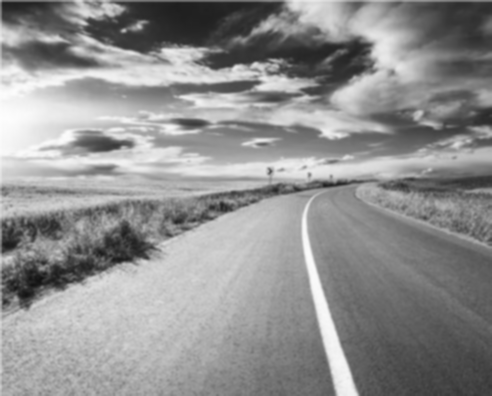
#> input picture PS-1/output/01_gray.png, 492 x 396 px
$ python lane_detection.py --input output/01_gray.png
#> lines starting #> are read from the running program, lines starting #| are printed output that depends on the picture; after the words box and inside, x2 and y2 are one past the last pixel; in counts of white or black regions, pixels touching at a corner belong together
"""
IVDC Autonomy Induction 2026 - PS 1, Part B
Lane Marking and Background Isolation

Input : input/road.jpg            (the road photo from the problem statement)
Output: output/final_bitmap.png   (lane region BLACK, everything else WHITE)
        output/01_... to 09_...   (intermediate images of every pipeline stage)

Pipeline
    1. Preprocessing      - Gaussian blur, grayscale, HSV
    2. Thresholding       - road mask (low saturation) + white-marking mask (top-hat)
    3. Contour filtering  - keep only long, thin bright blobs as lane markings
    4. Edge detection     - Canny
    5. Region of Interest - keep only the part of the image where the road can be
    6. Lane detection     - Hough transform -> line segments -> left / right boundary
    7. Boundary fitting   - fit a smooth curve x = f(y) through each boundary
    8. Lane region        - fill the area between the two boundaries, find its centre
    9. Final bitmap       - black lane on a white background

Which "lane" is this?
    The camera sits left of the solid white line, so the vehicle's own lane (the
    ego lane) runs from the LEFT ROAD EDGE (where asphalt meets grass - there is no
    painted line there) to the WHITE LINE. That region is painted black.

Run:  python lane_detection.py            (saves all images)
      python lane_detection.py --show     (also opens a window with the overview)

Only OpenCV, NumPy and Matplotlib are used. No pretrained models.
"""

import argparse
import sys
from pathlib import Path

import cv2
import numpy as np

# Folder this script lives in, so paths work no matter where you run it from
# (for example when VS Code runs it from the repository's top folder).
HERE = Path(__file__).resolve().parent

# ---------------------------------------------------------------------------
# Settings. These are the numbers you can experiment with.
# ---------------------------------------------------------------------------
BLUR_KERNEL = (5, 5)        # Gaussian blur size; bigger = smoother, but blurrier edges
CANNY_LOW, CANNY_HIGH = 50, 150   # Canny hysteresis thresholds

ROAD_MAX_SATURATION = 110   # asphalt is grey (saturation ~60); grass is ~190
MARKING_TOPHAT_MIN = 25     # how much brighter than its surroundings a marking must be
MARKING_MAX_SATURATION = 80 # lane paint is white, so it has low saturation
TOPHAT_KERNEL = 21          # must be wider than the painted line (in pixels)

MIN_MARKING_LENGTH = 40     # contour must be at least this long (pixels) ...
MIN_MARKING_ELONGATION = 4  # ... and this many times longer than it is wide

HORIZON_RATIO = 0.46        # rows above 46 % of the height are sky -> ignored

HOUGH_THRESHOLD = 20        # votes needed for a line
HOUGH_MIN_LENGTH = 20       # shortest segment to keep (pixels)
HOUGH_MAX_GAP = 15          # join segments separated by gaps up to this size

# Slope = dy/dx in image coordinates (y grows DOWNWARDS).
#  - The left road edge rises to the right   -> negative slope.
#  - The white line rises slightly to the left -> large positive slope.
LEFT_SLOPE_RANGE = (-2.0, -0.2)
RIGHT_MIN_SLOPE = 1.0
CURVE_MIN_SPAN = 150        # fit a curve (degree 2) only if points span this many rows

# Used ONLY if one boundary cannot be found: the assumed lane width at the bottom
# row, as a fraction of the image width. A forward camera's own lane usually
# fills about the whole width of the bottom of the picture.
LANE_WIDTH_AT_BOTTOM = 1.0


# ---------------------------------------------------------------------------
# 1. Preprocessing
# ---------------------------------------------------------------------------
def load_image(path):
    """Read an image from disk and stop with a clear message if that fails."""
    path = Path(path)
    if not path.exists():
        sys.exit(f"ERROR: input image not found: {path}\n"
                 f"Put the road photo at PS1_Computer_Vision/input/road.jpg "
                 f"or pass another file with --input.")
    img = cv2.imread(str(path))           # OpenCV loads colour images in BGR order
    if img is None:
        sys.exit(f"ERROR: {path} exists but could not be read as an image.")
    return img


def preprocess(img):
    """Blur to remove small noise, then make grayscale and HSV versions."""
    blurred = cv2.GaussianBlur(img, BLUR_KERNEL, 0)
    gray = cv2.cvtColor(blurred, cv2.COLOR_BGR2GRAY)
    hsv = cv2.cvtColor(blurred, cv2.COLOR_BGR2HSV)
    return blurred, gray, hsv


# ---------------------------------------------------------------------------
# 2. Thresholding
# ---------------------------------------------------------------------------
def road_mask_from_hsv(hsv):
    """
    Asphalt is grey, so its colour saturation (S in HSV) is low, while grass,
    crops and the blue sky are strongly coloured. Saturation barely changes when
    the scene gets brighter or darker, which makes this robust to lighting.
    """
    h, w = hsv.shape[:2]
    saturation = hsv[:, :, 1]
    mask = np.where(saturation < ROAD_MAX_SATURATION, 255, 0).astype(np.uint8)
    mask[: int(h * HORIZON_RATIO)] = 0        # nothing above the horizon is road

    # Morphology: "opening" removes small white specks, "closing" fills small holes.
    mask = cv2.morphologyEx(mask, cv2.MORPH_OPEN, np.ones((5, 5), np.uint8))
    mask = cv2.morphologyEx(mask, cv2.MORPH_CLOSE, np.ones((9, 9), np.uint8))

    # Keep only the largest connected white region: the road itself.
    count, labels, stats, _ = cv2.connectedComponentsWithStats(mask)
    if count > 1:
        largest = 1 + np.argmax(stats[1:, cv2.CC_STAT_AREA])
        mask = np.where(labels == largest, 255, 0).astype(np.uint8)
    return mask


def marking_mask_from_hsv(hsv):
    """
    Painted lines are thin and brighter than the road right next to them.
    A "top-hat" filter keeps exactly that: brightness minus a smoothed version
    of itself. A fixed threshold such as V > 215 failed when the image was made
    darker or brighter; the top-hat compares each pixel with its neighbourhood
    instead, so it keeps working.
    """
    h, w = hsv.shape[:2]
    saturation, value = hsv[:, :, 1], hsv[:, :, 2]
    kernel = cv2.getStructuringElement(cv2.MORPH_RECT, (TOPHAT_KERNEL, TOPHAT_KERNEL))
    tophat = cv2.morphologyEx(value, cv2.MORPH_TOPHAT, kernel)
    mask = (tophat > MARKING_TOPHAT_MIN) & (saturation < MARKING_MAX_SATURATION)
    mask = mask.astype(np.uint8) * 255
    mask[: int(h * HORIZON_RATIO)] = 0
    return mask


# ---------------------------------------------------------------------------
# 3. Contour filtering
# ---------------------------------------------------------------------------
def keep_line_shaped_contours(mask):
    """
    Find every white blob (contour) and keep only the long, thin ones, because
    a lane marking is a stripe, not a patch. minAreaRect gives the smallest
    rotated rectangle around the blob, so we can measure its length and width.
    """
    h, w = mask.shape
    contours, _ = cv2.findContours(mask, cv2.RETR_EXTERNAL, cv2.CHAIN_APPROX_SIMPLE)
    kept = np.zeros_like(mask)
    for contour in contours:
        _, (side_a, side_b), _ = cv2.minAreaRect(contour)
        length = max(side_a, side_b)
        width = max(min(side_a, side_b), 1.0)
        x, _, bw, _ = cv2.boundingRect(contour)
        touches_side = x <= 1 or x + bw >= w - 1      # filter artefacts at the image border
        if length >= MIN_MARKING_LENGTH and length / width >= MIN_MARKING_ELONGATION \
                and not touches_side:
            cv2.drawContours(kept, [contour], -1, 255, thickness=cv2.FILLED)
    return kept


# ---------------------------------------------------------------------------
# 5. Region of Interest
# ---------------------------------------------------------------------------
def region_of_interest(shape):
    """
    A polygon covering the lower part of the image, where the road can appear.
    Everything outside (sky, distant fields) is ignored. Corners are given as
    fractions of the image size, so it also works for other image sizes.
    """
    h, w = shape[:2]
    corners = np.array([[
        (0, h),
        (0, int(h * 0.70)),
        (int(w * 0.50), int(h * HORIZON_RATIO)),
        (int(w * 0.80), int(h * HORIZON_RATIO)),
        (w, int(h * 0.62)),
        (w, h),
    ]], dtype=np.int32)
    roi = np.zeros((h, w), dtype=np.uint8)
    cv2.fillPoly(roi, corners, 255)
    return roi, corners


# ---------------------------------------------------------------------------
# 6. Lane detection with the Hough transform
# ---------------------------------------------------------------------------
def hough_segments(edges):
    """Return line segments as an (N, 4) array of x1, y1, x2, y2 (or empty)."""
    lines = cv2.HoughLinesP(edges, 1, np.pi / 180, HOUGH_THRESHOLD,
                            minLineLength=HOUGH_MIN_LENGTH, maxLineGap=HOUGH_MAX_GAP)
    if lines is None:
        return np.empty((0, 4), dtype=int)
    return lines.reshape(-1, 4)   # works for OpenCV 4 (N,1,4) and OpenCV 5 (N,4)


def slope_of(segment):
    x1, y1, x2, y2 = segment
    if x2 == x1:
        return np.inf               # perfectly vertical segment
    return (y2 - y1) / (x2 - x1)


def split_left_right(border_segments, marking_segments, image_width):
    """
    Left boundary  = road/grass border segments with a negative slope.
    Right boundary = lane-marking segments with a steep positive slope.
    Segments lying on the image's left/right edge are dropped: they come from
    the road running out of the picture, not from a real boundary.
    """
    left, right = [], []
    for seg in border_segments:
        x1, _, x2, _ = seg
        if min(x1, x2) <= 2 or max(x1, x2) >= image_width - 3:
            continue
        if LEFT_SLOPE_RANGE[0] <= slope_of(seg) <= LEFT_SLOPE_RANGE[1]:
            left.append(seg)
    for seg in marking_segments:
        if slope_of(seg) >= RIGHT_MIN_SLOPE:
            right.append(seg)
    left, right = np.array(left).reshape(-1, 4), np.array(right).reshape(-1, 4)

    # A left-boundary segment must lie to the left of the white line.
    if len(left) and len(right):
        right_x_min = right[:, [0, 2]].min()
        left = left[left[:, [0, 2]].max(axis=1) < right_x_min]
    return left, right


# ---------------------------------------------------------------------------
# 7. Boundary fitting
# ---------------------------------------------------------------------------
def fit_boundary(segments):
    """
    Fit x = f(y) through the points of all segments on one side.
    We fit x as a function of y (not y of x) because lane lines are close to
    vertical in the image. If the points cover enough rows, a degree-2 curve
    follows the bend of the road; otherwise a straight line is safer.
    Returns (polynomial coefficients, lowest y with data) or None.
    """
    if len(segments) == 0:
        return None
    xs, ys = [], []
    for x1, y1, x2, y2 in segments:
        n = max(abs(int(y2) - int(y1)), abs(int(x2) - int(x1)), 2)
        xs.extend(np.linspace(x1, x2, n))
        ys.extend(np.linspace(y1, y2, n))
    xs, ys = np.array(xs), np.array(ys)
    degree = 2 if ys.max() - ys.min() >= CURVE_MIN_SPAN else 1
    coeffs = np.polyfit(ys, xs, degree)
    return coeffs, int(ys.min())


def assume_missing_boundary(fit, missing_side, height, width):
    """
    Bonus - missing boundary. ASSUMPTION: the lane has a constant real-world width.
    Because of perspective (Gate 5), a constant width looks narrower further
    away and shrinks to zero at the horizon. So in the image the lane width
    grows in a straight line from 0 at the horizon row to
    LANE_WIDTH_AT_BOTTOM x image width at the bottom row:

        width(y) = k * (y - y_horizon)

    and the missing boundary is the found one shifted sideways by width(y).
    """
    coeffs, top = fit
    y_horizon = height * HORIZON_RATIO
    k = LANE_WIDTH_AT_BOTTOM * width / (height - y_horizon)
    sign = 1 if missing_side == "right" else -1         # right side lies at larger x
    shift = np.array([sign * k, -sign * k * y_horizon])  # the line k*(y - y_horizon)
    return np.polyadd(coeffs, shift), top


# ---------------------------------------------------------------------------
# 8. Lane region and centre
# ---------------------------------------------------------------------------
def lane_polygon(left_fit, right_fit, height, width):
    """Walk from the bottom row upwards, collecting left and right x positions."""
    top = max(left_fit[1], right_fit[1])     # only as high as both sides have data
    ys = np.arange(height - 1, top - 1, -1)
    xl = np.polyval(left_fit[0], ys)
    xr = np.polyval(right_fit[0], ys)
    valid = xl < xr                          # stop if the boundaries ever cross
    ys, xl, xr = ys[valid], xl[valid], xr[valid]
    # The lane centre uses the TRUE boundary positions. Near the bottom the left
    # road edge lies outside the picture (negative x), and clipping it first
    # would bend the centre line.
    centre_x = np.clip((xl + xr) / 2, 0, width - 1)
    centre = np.column_stack([centre_x, ys]).astype(np.int32)
    # The polygon itself must stay inside the image.
    xl = np.clip(xl, 0, width - 1)
    xr = np.clip(xr, 0, width - 1)
    left_pts = np.column_stack([xl, ys])
    right_pts = np.column_stack([xr, ys])[::-1]
    polygon = np.vstack([left_pts, right_pts]).astype(np.int32)
    return polygon, centre


# ---------------------------------------------------------------------------
# The full pipeline
# ---------------------------------------------------------------------------
def detect_lane(img, missing=None):
    """
    Run every stage on one BGR image.
    `missing` ("left" or "right") deliberately throws one boundary away; it is
    only used by bonus_experiments.py to test the missing-boundary fallback.
    Returns a dictionary holding every intermediate result.
    """
    h, w = img.shape[:2]
    out = {"input": img}

    blurred, gray, hsv = preprocess(img)
    out.update(blurred=blurred, gray=gray, hsv=hsv)

    road = road_mask_from_hsv(hsv)
    marking_raw = marking_mask_from_hsv(hsv)
    marking = keep_line_shaped_contours(marking_raw)
    out.update(road_mask=road, marking_raw=marking_raw, marking=marking)

    edges = cv2.Canny(gray, CANNY_LOW, CANNY_HIGH)
    out["edges"] = edges

    roi, roi_corners = region_of_interest(img.shape)
    out.update(roi=roi, roi_corners=roi_corners)

    # Edges of the painted line: Canny edges that lie on (or touch) the marking.
    near_marking = cv2.dilate(marking, np.ones((5, 5), np.uint8))
    marking_edges = cv2.bitwise_and(edges, cv2.bitwise_and(near_marking, roi))
    # Edges of the road itself: the outline of the road mask (asphalt vs grass).
    border_edges = cv2.bitwise_and(cv2.Canny(road, CANNY_LOW, CANNY_HIGH), roi)
    out.update(marking_edges=marking_edges, border_edges=border_edges,
               roi_edges=cv2.bitwise_or(marking_edges, border_edges))

    left_segs, right_segs = split_left_right(hough_segments(border_edges),
                                             hough_segments(marking_edges), w)
    if missing == "left":
        left_segs = left_segs[:0]
    if missing == "right":
        right_segs = right_segs[:0]
    out.update(left_segments=left_segs, right_segments=right_segs)

    left_fit, right_fit = fit_boundary(left_segs), fit_boundary(right_segs)
    assumed = None
    if left_fit is None and right_fit is None:
        raise RuntimeError("No lane boundary found on either side - "
                           "try changing the thresholds at the top of the file.")
    if left_fit is None:
        left_fit, assumed = assume_missing_boundary(right_fit, "left", h, w), "left"
    elif right_fit is None:
        right_fit, assumed = assume_missing_boundary(left_fit, "right", h, w), "right"
    out.update(left_fit=left_fit, right_fit=right_fit, assumed_side=assumed)

    polygon, centre = lane_polygon(left_fit, right_fit, h, w)
    out.update(polygon=polygon, centre=centre)

    # Final binary bitmap: start all white (255), paint the lane black (0).
    bitmap = np.full((h, w), 255, dtype=np.uint8)
    cv2.fillPoly(bitmap, [polygon], 0)
    out["bitmap"] = bitmap

    # How far the camera (image centre) is from the lane centre, at the bottom row.
    out["centre_offset_px"] = int(w // 2 - centre[0, 0])
    return out


# ---------------------------------------------------------------------------
# Drawing helpers
# ---------------------------------------------------------------------------
def draw_overlay(result):
    """Original photo + green lane area + boundaries + yellow centre line."""
    img = result["input"].copy()
    tint = img.copy()
    cv2.fillPoly(tint, [result["polygon"]], (0, 200, 0))
    overlay = cv2.addWeighted(tint, 0.35, img, 0.65, 0)

    h = img.shape[0]
    top = result["polygon"][:, 1].min()
    ys = np.arange(top, h)
    for fit, colour, side in [(result["left_fit"], (255, 80, 0), "left"),
                              (result["right_fit"], (0, 0, 255), "right")]:
        pts = np.column_stack([np.polyval(fit[0], ys), ys]).astype(np.int32)
        # An assumed boundary is drawn in magenta, so it is easy to tell apart.
        if result["assumed_side"] == side:
            colour = (255, 0, 255)
        cv2.polylines(overlay, [pts], False, colour, 4)
    cv2.polylines(overlay, [result["centre"]], False, (0, 255, 255), 2)
    return overlay


def draw_segments(result):
    """Raw Hough segments: blue = left boundary, red = right boundary."""
    img = result["input"].copy()
    for segs, colour in [(result["left_segments"], (255, 80, 0)),
                         (result["right_segments"], (0, 0, 255))]:
        for x1, y1, x2, y2 in segs:
            cv2.line(img, (int(x1), int(y1)), (int(x2), int(y2)), colour, 3)
    return img


def draw_roi(result):
    """The edge image with the ROI outline drawn on it in green."""
    vis = cv2.cvtColor(result["edges"], cv2.COLOR_GRAY2BGR)
    cv2.polylines(vis, result["roi_corners"], True, (0, 255, 0), 2)
    return vis


def save_outputs(result, out_dir):
    """Write every stage to disk with numbered names, in pipeline order."""
    out_dir.mkdir(parents=True, exist_ok=True)
    images = {
        "01_gray.png": result["gray"],
        "02_blur.png": result["blurred"],
        "03_road_mask_hsv.png": result["road_mask"],
        "04_marking_mask_contours.png": result["marking"],
        "05_canny_edges.png": result["edges"],
        "06_roi_on_edges.png": draw_roi(result),
        "07_roi_edges.png": result["roi_edges"],
        "08_hough_segments.png": draw_segments(result),
        "09_lane_overlay.png": draw_overlay(result),
        "final_bitmap.png": result["bitmap"],   # PNG = lossless, stays exactly 0/255
    }
    for name, image in images.items():
        cv2.imwrite(str(out_dir / name), image)
    return images


def save_overview(result, path, show=False):
    """One figure with every stage side by side, for the README."""
    import matplotlib
    if not show:
        matplotlib.use("Agg")       # draw without opening a window
    import matplotlib.pyplot as plt

    def rgb(image):
        return cv2.cvtColor(image, cv2.COLOR_BGR2RGB) if image.ndim == 3 else image

    panels = [
        ("1. Input", result["input"]),
        ("2. Grayscale", result["gray"]),
        ("3. Road mask (HSV saturation)", result["road_mask"]),
        ("4. Marking (top-hat + contours)", result["marking"]),
        ("5. Canny edges", result["edges"]),
        ("6. Edges inside ROI", result["roi_edges"]),
        ("7. Hough segments", draw_segments(result)),
        ("8. Lane + centre line", draw_overlay(result)),
        ("9. Final bitmap", result["bitmap"]),
    ]
    fig, axes = plt.subplots(3, 3, figsize=(13, 10.5))
    for ax, (title, image) in zip(axes.ravel(), panels):
        ax.imshow(rgb(image), cmap="gray", vmin=0, vmax=255)
        ax.set_title(title, fontsize=11)
        ax.axis("off")
    fig.suptitle("PS 1 lane detection pipeline", fontsize=14)
    fig.tight_layout()
    fig.savefig(path, dpi=110, bbox_inches="tight")   # save BEFORE show
    if show:
        plt.show()
    plt.close(fig)


def main():
    parser = argparse.ArgumentParser(description="PS 1 lane detection")
    parser.add_argument("--input", default=str(HERE / "input" / "road.jpg"),
                        help="road image to process")
    parser.add_argument("--output", default=str(HERE / "output"),
                        help="folder for the result images")
    parser.add_argument("--show", action="store_true",
                        help="open a window with the pipeline overview")
    args = parser.parse_args()

    img = load_image(args.input)
#> in load_image, img is the input picture: shape (396, 492, 3); min 17, max 254, mean 143.9
    result = detect_lane(img)
#> in road_mask_from_hsv, `mask[: int(h * HORIZON_RATIO)] = 0`:
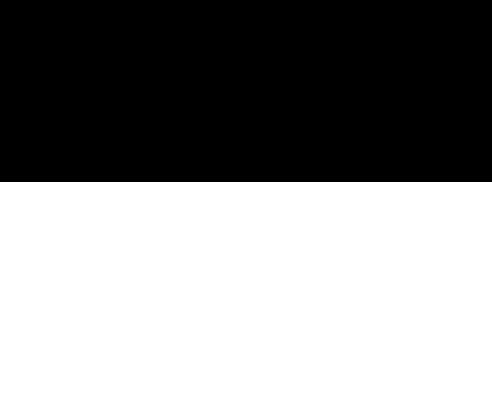
#> mask: shape (396, 492); 54% white; 1 black region, box (x1, y1, x2, y2) and area: (0, 0, 492, 182) 89544
#> in road_mask_from_hsv, `count, labels, stats, _ = cv2.connectedComponentsWithStats(mask)`: count = 2; stats = [[0, 0, 492, 182, 89544], [0, 182, 492, 214, 105288]]
#> in road_mask_from_hsv, `largest = 1 + np.argmax(stats[1:, cv2.CC_STAT_AREA])`: largest = 1
#> in marking_mask_from_hsv, `tophat = cv2.morphologyEx(value, cv2.MORPH_TOPHAT, kernel)`:
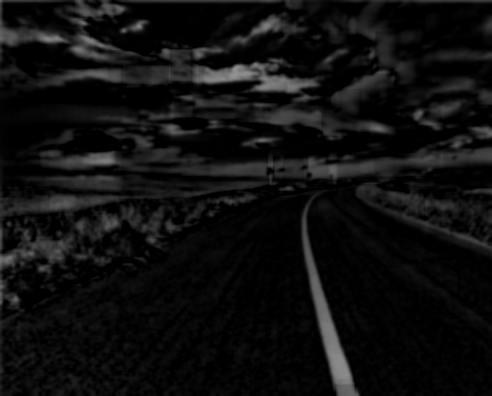
#> tophat: shape (396, 492); min 0, max 146, mean 15.1
#> in marking_mask_from_hsv, `mask = (tophat > MARKING_TOPHAT_MIN) & (saturation < MARKING_MAX_SATUR..`:
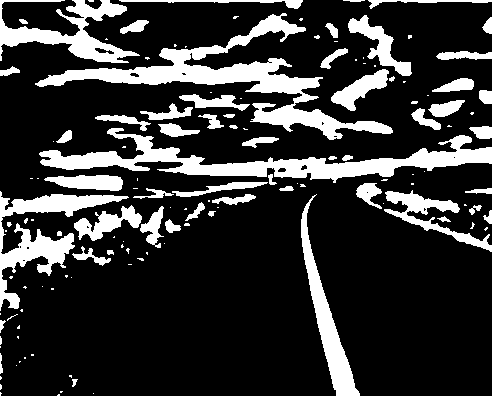
#> mask: shape (396, 492) bool; 20.5% white; 136 white regions (79 under 20 px), largest, box (x1, y1, x2, y2) and area: (35, 13, 393, 140) 8226, (39, 128, 492, 183) 7231, (0, 191, 129, 311) 3885
#> in marking_mask_from_hsv, `mask[: int(h * HORIZON_RATIO)] = 0`:
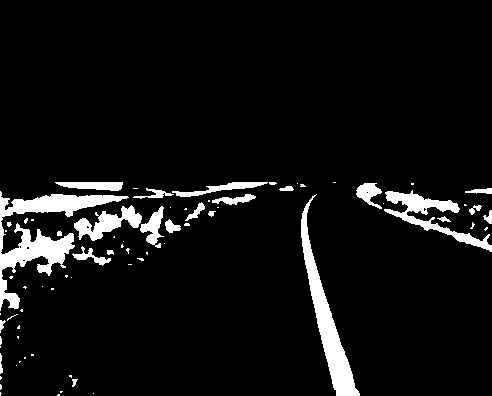
#> mask: shape (396, 492); 6.6% white; 75 white regions (50 under 20 px)
#> in keep_line_shaped_contours, `contours, _ = cv2.findContours(mask, cv2.RETR_EXTERNAL, cv2.CHAIN_APPR..`: contours = 75 contours, 56 with area under 20; largest, box (x1, y1, x2, y2) and area: (0, 191, 129, 311) 3472, (301, 194, 360, 396) 2534, (384, 190, 492, 252) 1425, (74, 205, 142, 241) 916, (140, 206, 164, 248) 394
#> the loop in keep_line_shaped_contours, `for contour in contours:` made 75 passes
#> (side_a, side_b, length, width, x, bw, touches_side) on passes 6, 8, 13, 16, 18, 19, 21, 24: (7, 5, 7, 5, 72, 6, False), (2, 2, 2, 2, 69, 3, False), (20, 2, 20, 2, 0, 3, True), (8, 1, 8, 1, 0, 2, True), (12, 5, 12, 5, 0, 6, True), (11.66, 1.37, 11.66, 1.37, 7, 11, False), (2, 2, 2, 2, 20, 3, False), (2.12, 2.12, 2.12, 2.12, 23, 4, False)
#> after the loop in keep_line_shaped_contours, `for contour in contours:`:
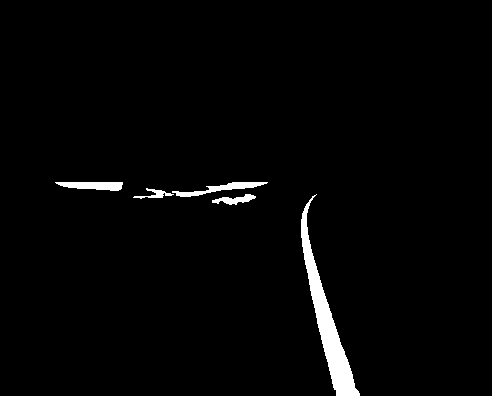
#> kept: shape (396, 492); 2.1% white; 5 white regions, box (x1, y1, x2, y2) and area: (301, 194, 360, 396) 2749, (172, 182, 268, 197) 483, (55, 182, 123, 191) 454, (212, 194, 256, 205) 238, (133, 188, 174, 199) 159
#> in detect_lane, `edges = cv2.Canny(gray, CANNY_LOW, CANNY_HIGH)`:
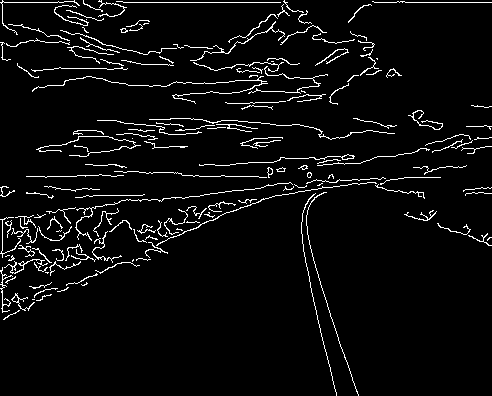
#> edges: shape (396, 492); 4.7% white in thin lines or dots
#> (the rest of the program and of its run is left out)
